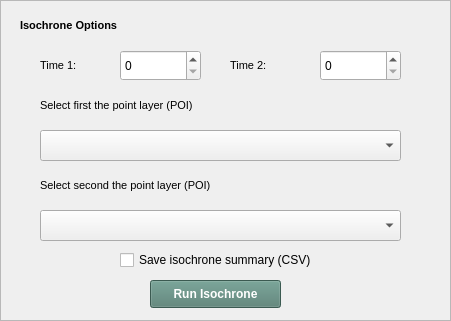
  <widget class="QFrame" name="frame">
   <property name="geometry">
    <rect>
     <x>30</x>
     <y>280</y>
     <width>451</width>
     <height>321</height>
    </rect>
   </property>
   <property name="frameShape">
    <enum>QFrame::StyledPanel</enum>
   </property>
   <property name="frameShadow">
    <enum>QFrame::Raised</enum>
   </property>
   <widget class="QLabel" name="labelIsoOptions">
    <property name="geometry">
     <rect>
      <x>20</x>
      <y>10</y>
      <width>211</width>
      <height>31</height>
     </rect>
    </property>
    <property name="font">
     <font>
      <pointsize>8</pointsize>
      <weight>75</weight>
      <bold>true</bold>
     </font>
    </property>
    <property name="text">
     <string>Isochrone Options</string>
    </property>
   </widget>
   <widget class="QSpinBox" name="spinBoxTime1">
    <property name="geometry">
     <rect>
      <x>120</x>
      <y>50</y>
      <width>81</width>
      <height>31</height>
     </rect>
    </property>
   </widget>
   <widget class="QLabel" name="labelTime1">
    <property name="geometry">
     <rect>
      <x>40</x>
      <y>50</y>
      <width>71</width>
      <height>31</height>
     </rect>
    </property>
    <property name="font">
     <font>
      <pointsize>8</pointsize>
      <weight>50</weight>
      <bold>false</bold>
     </font>
    </property>
    <property name="text">
     <string>Time 1: </string>
    </property>
   </widget>
   <widget class="QLabel" name="labelTime2">
    <property name="geometry">
     <rect>
      <x>230</x>
      <y>50</y>
      <width>81</width>
      <height>31</height>
     </rect>
    </property>
    <property name="font">
     <font>
      <pointsize>8</pointsize>
      <weight>50</weight>
      <bold>false</bold>
     </font>
    </property>
    <property name="text">
     <string>Time 2: </string>
    </property>
   </widget>
   <widget class="QSpinBox" name="spinBoxTime2">
    <property name="geometry">
     <rect>
      <x>320</x>
      <y>50</y>
      <width>81</width>
      <height>31</height>
     </rect>
    </property>
   </widget>
   <widget class="QComboBox" name="comboSelectPoi1">
    <property name="geometry">
     <rect>
      <x>40</x>
      <y>130</y>
      <width>361</width>
      <height>31</height>
     </rect>
    </property>
    <property name="toolTip">
     <string>&lt;html&gt;&lt;head/&gt;&lt;body&gt;&lt;pre style=&quot; margin-top:0px; margin-bottom:0px; margin-left:0px; margin-right:0px; -qt-block-indent:0; text-indent:0px; line-height:19px; background-color:#1f1f1f;&quot;&gt;&lt;span style=&quot; font-family:'Consolas','Courier New','monospace'; font-size:14px; color:#ce9178;&quot;&gt;This field will be populated after running 'Show POIs'&lt;/span&gt;&lt;/pre&gt;&lt;/body&gt;&lt;/html&gt;</string>
    </property>
   </widget>
   <widget class="QLabel" name="labelCategory_6">
    <property name="geometry">
     <rect>
      <x>40</x>
      <y>90</y>
      <width>241</width>
      <height>31</height>
     </rect>
    </property>
    <property name="font">
     <font>
      <pointsize>8</pointsize>
      <weight>50</weight>
      <bold>false</bold>
     </font>
    </property>
    <property name="text">
     <string>Select first the point layer (POI)</string>
    </property>
   </widget>
   <widget class="QLabel" name="labelCategory_7">
    <property name="geometry">
     <rect>
      <x>40</x>
      <y>170</y>
      <width>251</width>
      <height>31</height>
     </rect>
    </property>
    <property name="font">
     <font>
      <pointsize>8</pointsize>
      <weight>50</weight>
      <bold>false</bold>
     </font>
    </property>
    <property name="text">
     <string>Select second the point layer (POI)</string>
    </property>
   </widget>
   <widget class="QComboBox" name="comboSelectPoi2">
    <property name="geometry">
     <rect>
      <x>40</x>
      <y>210</y>
      <width>361</width>
      <height>31</height>
     </rect>
    </property>
    <property name="toolTip">
     <string>Select a POI category</string>
    </property>
   </widget>
   <widget class="QPushButton" name="btnRunIsochrone">
    <property name="geometry">
     <rect>
      <x>150</x>
      <y>280</y>
      <width>131</width>
      <height>28</height>
     </rect>
    </property>
    <property name="palette">
     <palette>
      <active>
       <colorrole role="WindowText">
        <brush brushstyle="SolidPattern">
         <color alpha="255">
          <red>255</red>
          <green>255</green>
          <blue>255</blue>
         </color>
        </brush>
       </colorrole>
       <colorrole role="Button">
        <brush brushstyle="SolidPattern">
         <color alpha="255">
          <red>83</red>
          <green>126</green>
          <blue>114</blue>
         </color>
        </brush>
       </colorrole>
       <colorrole role="Text">
        <brush brushstyle="SolidPattern">
         <color alpha="255">
          <red>255</red>
          <green>255</green>
          <blue>255</blue>
         </color>
        </brush>
       </colorrole>
       <colorrole role="ButtonText">
        <brush brushstyle="SolidPattern">
         <color alpha="255">
          <red>255</red>
          <green>255</green>
          <blue>255</blue>
         </color>
        </brush>
       </colorrole>
       <colorrole role="Base">
        <brush brushstyle="SolidPattern">
         <color alpha="255">
          <red>83</red>
          <green>126</green>
          <blue>114</blue>
         </color>
        </brush>
       </colorrole>
       <colorrole role="Window">
        <brush brushstyle="SolidPattern">
         <color alpha="255">
          <red>83</red>
          <green>126</green>
          <blue>114</blue>
         </color>
        </brush>
       </colorrole>
       <colorrole role="PlaceholderText">
        <brush brushstyle="SolidPattern">
         <color alpha="128">
          <red>255</red>
          <green>255</green>
          <blue>255</blue>
         </color>
        </brush>
       </colorrole>
      </active>
      <inactive>
       <colorrole role="WindowText">
        <brush brushstyle="SolidPattern">
         <color alpha="255">
          <red>255</red>
          <green>255</green>
          <blue>255</blue>
         </color>
        </brush>
       </colorrole>
       <colorrole role="Button">
        <brush brushstyle="SolidPattern">
         <color alpha="255">
          <red>83</red>
          <green>126</green>
          <blue>114</blue>
         </color>
        </brush>
       </colorrole>
       <colorrole role="Text">
        <brush brushstyle="SolidPattern">
         <color alpha="255">
          <red>255</red>
          <green>255</green>
          <blue>255</blue>
         </color>
        </brush>
       </colorrole>
       <colorrole role="ButtonText">
        <brush brushstyle="SolidPattern">
         <color alpha="255">
          <red>255</red>
          <green>255</green>
          <blue>255</blue>
         </color>
        </brush>
       </colorrole>
       <colorrole role="Base">
        <brush brushstyle="SolidPattern">
         <color alpha="255">
          <red>83</red>
          <green>126</green>
          <blue>114</blue>
         </color>
        </brush>
       </colorrole>
       <colorrole role="Window">
        <brush brushstyle="SolidPattern">
         <color alpha="255">
          <red>83</red>
          <green>126</green>
          <blue>114</blue>
         </color>
        </brush>
       </colorrole>
       <colorrole role="PlaceholderText">
        <brush brushstyle="SolidPattern">
         <color alpha="128">
          <red>255</red>
          <green>255</green>
          <blue>255</blue>
         </color>
        </brush>
       </colorrole>
      </inactive>
      <disabled>
       <colorrole role="WindowText">
        <brush brushstyle="SolidPattern">
         <color alpha="255">
          <red>255</red>
          <green>255</green>
          <blue>255</blue>
         </color>
        </brush>
       </colorrole>
       <colorrole role="Button">
        <brush brushstyle="SolidPattern">
         <color alpha="255">
          <red>83</red>
          <green>126</green>
          <blue>114</blue>
         </color>
        </brush>
       </colorrole>
       <colorrole role="Text">
        <brush brushstyle="SolidPattern">
         <color alpha="255">
          <red>255</red>
          <green>255</green>
          <blue>255</blue>
         </color>
        </brush>
       </colorrole>
       <colorrole role="ButtonText">
        <brush brushstyle="SolidPattern">
         <color alpha="255">
          <red>255</red>
          <green>255</green>
          <blue>255</blue>
         </color>
        </brush>
       </colorrole>
       <colorrole role="Base">
        <brush brushstyle="SolidPattern">
         <color alpha="255">
          <red>83</red>
          <green>126</green>
          <blue>114</blue>
         </color>
        </brush>
       </colorrole>
       <colorrole role="Window">
        <brush brushstyle="SolidPattern">
         <color alpha="255">
          <red>83</red>
          <green>126</green>
          <blue>114</blue>
         </color>
        </brush>
       </colorrole>
       <colorrole role="PlaceholderText">
        <brush brushstyle="SolidPattern">
         <color alpha="128">
          <red>255</red>
          <green>255</green>
          <blue>255</blue>
         </color>
        </brush>
       </colorrole>
      </disabled>
     </palette>
    </property>
    <property name="font">
     <font>
      <pointsize>9</pointsize>
      <weight>75</weight>
      <bold>true</bold>
     </font>
    </property>
    <property name="text">
     <string>Run Isochrone</string>
    </property>
   </widget>
   <widget class="QCheckBox" name="checkBoxSave">
    <property name="geometry">
     <rect>
      <x>120</x>
      <y>250</y>
      <width>221</width>
      <height>20</height>
     </rect>
    </property>
    <property name="text">
     <string>Save isochrone summary (CSV)</string>
    </property>
   </widget>
  </widget>
